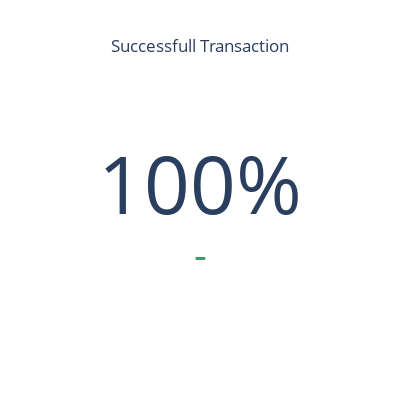

The notebook cell saved with this chart:
### Code cell
succesfull_transaction = go.Figure()
succesfull_transaction.add_trace(go.Indicator(
mode = "number+delta",
number = {'suffix': '%'},
value = sum(df['status'])/len(df)*100,
domain = {'row': 0, 'column': 1}))
succesfull_transaction.update_layout(autosize=False,
width=400,
height=400,
    title={
    'text': f"Successfull Transaction",
    'y':0.9,
    'x':0.5,
    'xanchor': 'center',
    'yanchor': 'top'}
)
succesfull_transaction.show()

### Figure 1 — Plotly figure (JSON) as saved in the notebook; plotly's stock layout.template omitted (floating-point values rounded to 4 significant figures)
{"data": [{"domain": {"column": 1, "row": 0}, "mode": "number+delta", "number": {"suffix": "%"}, "type": "indicator", "value": 100}], "layout": {"autosize": false, "height": 400, "title": {"text": "Successfull Transaction", "x": 0.5, "xanchor": "center", "y": 0.9, "yanchor": "top"}, "width": 400}}
